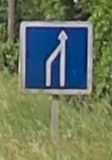
#> input picture orient_carre/C28_detecte.jpg, 112 x 160 px
$ python orient.py
#> lines starting #> are read from the running program, lines starting #| are printed output that depends on the picture; pictures that were not available may be replaced by others from this repository, and a replacement may not be noted
from PIL import Image, ImageMath
import matplotlib.pyplot as plt
import numpy as np
from skimage import transform
import cv2

from find_motif import find_motif, find_motif_scale, find_motif_speed


"""
print(detection.size)

img = Image.open("C28.png")

img2 = img.resize((16, 16))

img3 = img.resize((1,1))
r, g, b, _ = img3.getpixel((0,0))
print(img3.getpixel((0,0)))

red, green, blue = Image.Image.split(detection)

d2 = ImageMath.eval(f"255 - abs(red-{r}) - abs(green-{g}) - abs(blue-{b})", red=red, green=green, blue=blue)

db = ImageMath.eval(f"255 - abs(blue-{b})", blue=blue)
plt.imshow(db)
plt.show()

"""


# [7 lines left out: function satureImage, not called in this run]


"""
hsv = detection.convert("HSV").resize((1,1))
print(detection.mode)
print(hsv.getpixel((0,0)))
hsv.putpixel((0,0), (82, 255, 255))
"""


import os


# [4 lines left out: function has_been_closed, not called in this run]


def get_list_imgs(path, ext="jpg"):
    return [
        path+"/"+name
        for name in os.listdir(path)
        if name.split(".")[-1] == ext
    ]


# [62 lines left out: functions show_bands, rotateOrient, not called in this run]


lDir = ["A13a", "AB4", "AB6", "B14-50", "C28", "CE22", "../orient_carre/panneaux_officiels"]


def max_correl(img, motif, s, f):
    w, h = img.size
    imgR = img.resize((s, int(s*h/w)))
    motifR = motif.resize((int(s*f), int(s*f)))
    correl = cv2.matchTemplate(np.array(imgR), np.array(motifR), cv2.TM_CCORR_NORMED)
    x, y = np.unravel_index(np.argmax(correl, axis=None), correl.shape)
    c = correl[x, y]
    return c, (x-0.5+s*f/2)*w/s, (y-0.5+s*f/2)*w/s


def search_f_max(img, motif, s):
    # f varie entre 1 et 0.3
    fMax = 1
    fMin = 0.3

    for _ in range(3):
        n = 8
        lF = [(i*fMin + (n-i)*fMax)/n for i in range(n+1)]
        lC = np.array([max_correl(img, motif, s, f) for f in lF])
        i = min(6, max(1, np.argmax(lC[:, 0])))
        fMax = lF[i-1]
        fMin = lF[i+1]

    f = (fMax + fMin) / 2
    c, x, y = lC[i]
    return x, y, f*img.size[0]
    print(f, c, x, y)

def get_center_size(img, code, value, s = 16):
    motif = Image.open(f"panneaux_officiels/{code}_{value}.png").convert("RGB")
    return search_f_max(img, motif, s)


# [8 lines left out: function display, not called in this run]


if __name__ == "__main__":
    #show_bands(lDir[0])

    for name in get_list_imgs("../DATA_BASE_SIMULEE/C28")*0:
        img = Image.open(name).convert("RGB")
        x, y, dz = get_center_size(img, "C28", None, 100)
        display(img, x, y, dz)

    # https://www.geeksforgeeks.org/python-pil-image-transform-method/

    img = Image.open("./C28_detecte.jpg")
#> img is the input picture: PIL image 112x160 RGB; mean R, G, B 106, 118.8, 95.8
    x, y, dz = get_center_size(img, "C28", None, 100)
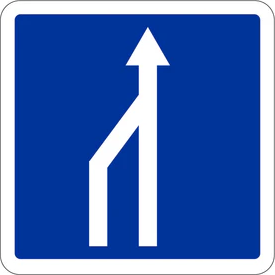
#> input picture orient_carre/panneaux_officiels/C28_None.png, 275 x 275 px
#> the loop in search_f_max, `for _ in range(3):` made 3 passes
#> (i, fMax, fMin) on passes 1 to 3: (4, 0.738, 0.562), (5, 0.65, 0.606), (2, 0.645, 0.634)
#> pass 1, in max_correl (call 2), `motifR = motif.resize((int(s*f), int(s*f)))`:
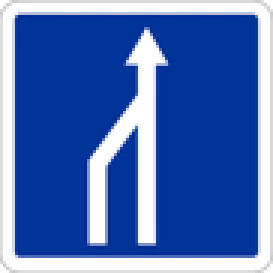
#> motifR: PIL image 91x91 RGB (shown 3 times larger); mean R, G, B 73.9, 109.9, 181.2
#> pass 1, in max_correl (call 3), `motifR = motif.resize((int(s*f), int(s*f)))`:
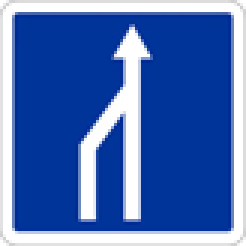
#> motifR: PIL image 82x82 RGB (shown 3 times larger); mean R, G, B 74, 109.8, 181.1
#> in search_f_max, `f = (fMax + fMin) / 2`: f = 0.639
#> in search_f_max, `c, x, y = lC[i]`: c = 0.936; x = 57.63
#> x = 57.63; y = 57.63; dz = 71.58

    print(img.size, x, y)
#| (112, 160) 57.6275 57.6275
    #display(img, x, y, dz)

    panneau = Image.open(f"panneaux_officiels/C28_None.png").convert("RGB")

    print(panneau.size)
#| (275, 275)
    #plt.clf()
    n = 4
    wp, hp = panneau.size
#> wp = 275; hp = 275
    wi, hi = img.size
#> wi = 112; hi = 160
    fig = plt.figure()
    axs = fig.subplots(n, n)
    pts = []
    for i in range(n):
        for j in range(n):
            img_crop = panneau.crop((wp/n*i,hp/n*j,wp/n*(i+1), hp/n*(j+1)))
            c, x, y = max_correl(img, img_crop, 64, 64*dz/wi/n)
            pts.append((x, y))
            axs[j][i].imshow(img_crop)
            axs[j][i].axis("off")
#> this loop made 4 passes
#> pass 1, in max_correl (call 28), `correl = cv2.matchTemplate(np.array(imgR), np.array(motifR), cv2.TM_CC..`:
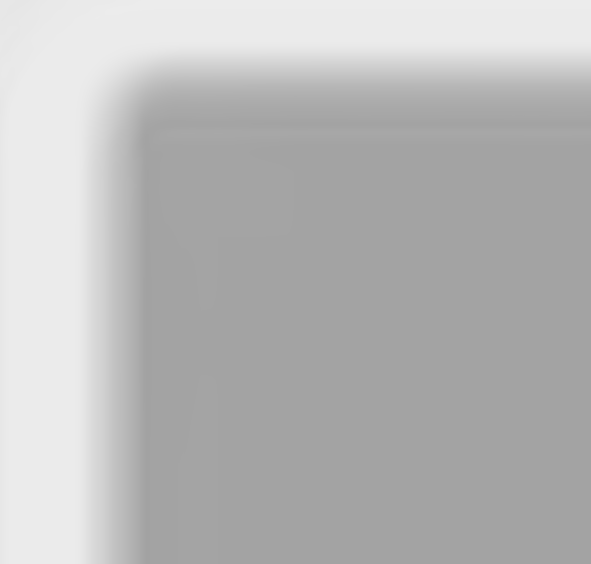
#> correl: shape (564, 591) float32; min 0.637, max 0.927, mean 0.726
#> pass 1, in max_correl (call 29), `motifR = motif.resize((int(s*f), int(s*f)))`:
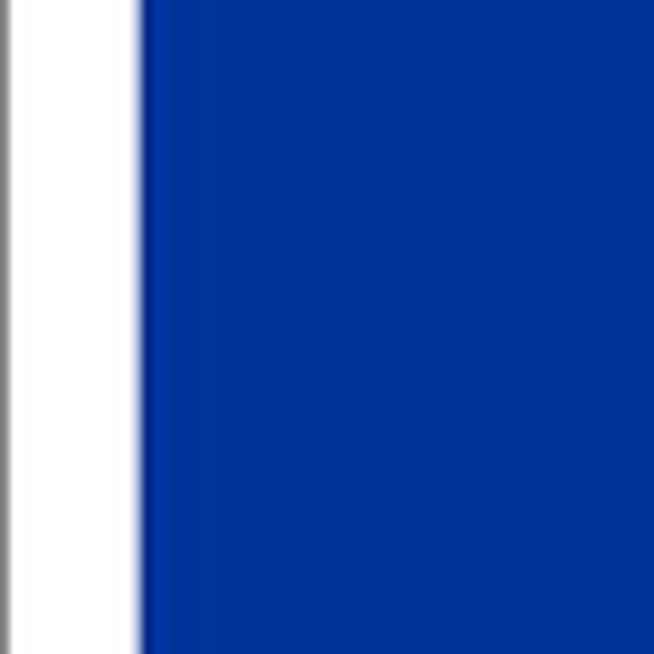
#> motifR: PIL image 654x654 RGB; mean R, G, B 52.5, 93.1, 172.9
#> after the loop, pts = [(587.5, 776.5), (571.7, 631.2), (571.7, 631.2), (1450.2, 892), (577, 571.7), (1240.2, 1604.2), (941, 925.2), (1450.2, 841.2), (577, 1117.7), (1222.7, 759), (608.5, 759), (1450.2, 708.2), (587.5, 1394.2), (1334.7, 1583.2), (1334.7, 1583.2), (1450.2, 1296.2)]
    print(pts)
#> (printed output is left out)
    plt.waitforbuttonpress()
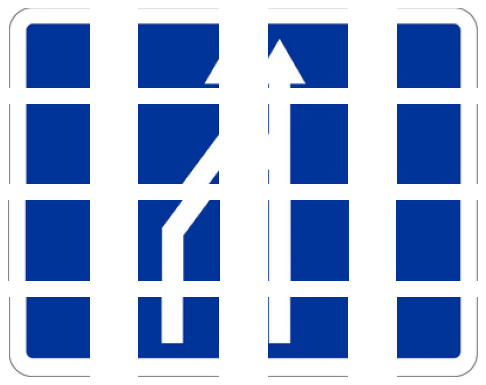
#> figure drawn by matplotlib, 16 panels

    plt.clf()
    plt.imshow(img)
    plt.plot([x for (x,y) in pts], [y for (x,y) in pts])
    plt.show()
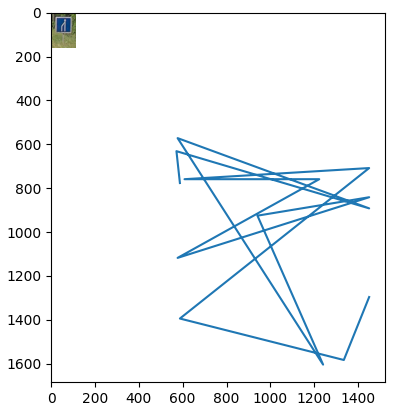
#> figure drawn by matplotlib, 1 panel
